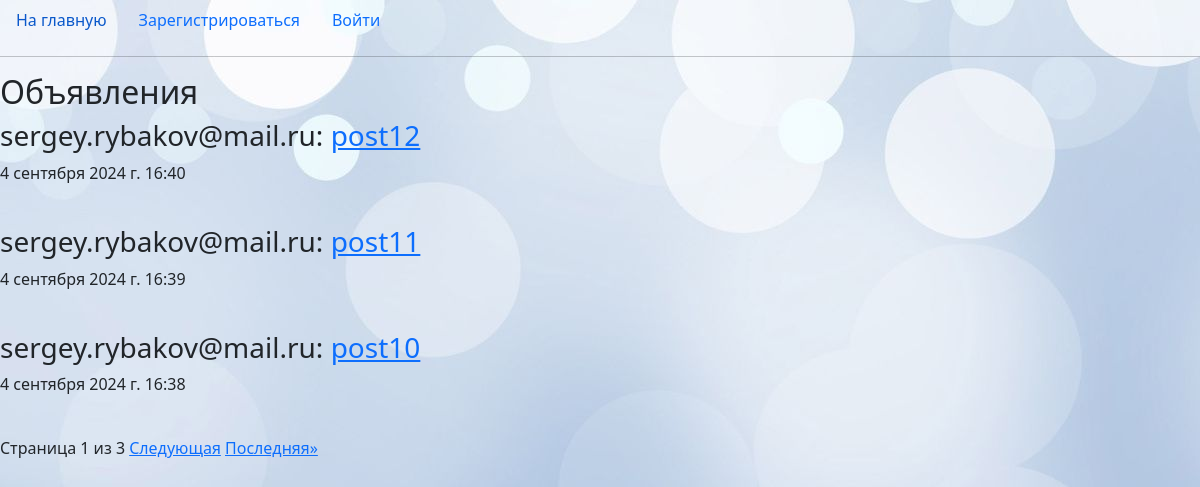
/blog/posts/, run on an earlier commit of the app's database.
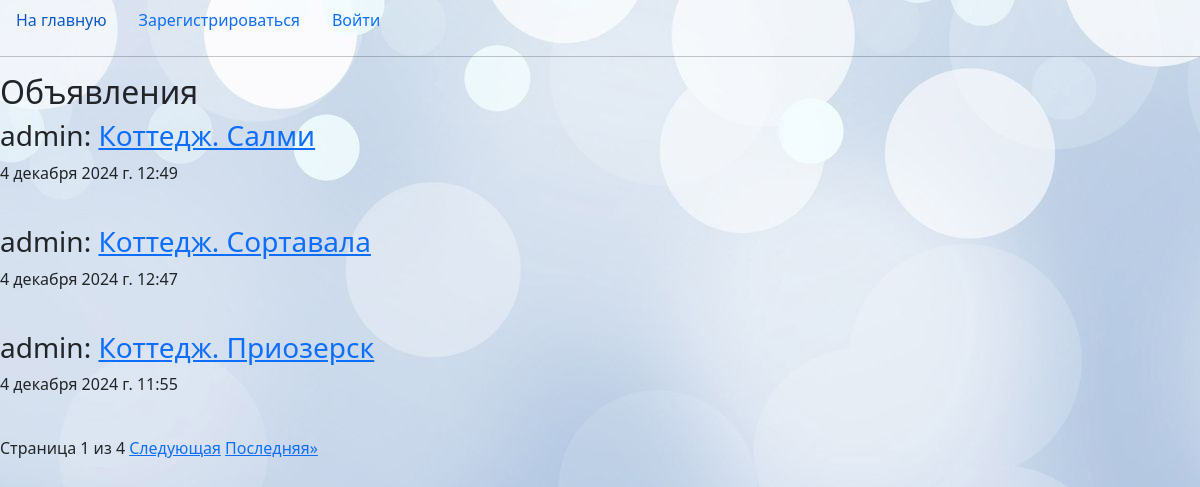
And on a later commit of the database.
### blog/models.py (models this page shows, shortened)
class Post(models.Model):
    author = models.ForeignKey(User, on_delete=models.CASCADE, verbose_name="Author")
    title = models.CharField(max_length=200, verbose_name="Title")
    text = models.TextField(verbose_name="Post text")
    created_at = models.DateTimeField(default=timezone.now, verbose_name="Created at", editable=False)
    image = models.ImageField(upload_to='posts/', null=True, verbose_name='Image')
    slug = models.SlugField(max_length=200, unique=True, editable=False, null=True)
    def get_absolute_url(self):
        return reverse('blog:post_detail', kwargs={'slug': self.slug})
    class Meta:
        verbose_name = "Post"           # table name
        verbose_name_plural = "Posts"   # table name plural

### users/models.py (models this page shows)
class CustomUser(AbstractUser):
    phone = models.CharField(max_length=20, verbose_name="Телефон")
    city = models.CharField(max_length=100, verbose_name="Город")
    image = models.ImageField(upload_to="users/", null=True, verbose_name="Image")

### blog/views.py (the view)
# urls.py: path('posts/', post_list, name='post_list'),
def post_list(request):
    posts = Post.objects.all().order_by('-created_at')
    paginator = Paginator(posts, 3)
    page_number = request.GET.get('page')
    page_obj = paginator.get_page(page_number)
    context = {
        'title': 'Posts',
        'page_obj': page_obj
    }
    return render(request, template_name='blog/posts.html', context=context)

### blog/templates/blog/posts.html (shortened to what this page needs)
{% extends 'blog/base.html' %}
{% block content %}
<h2>Объявления</h2>
{% for post in page_obj %}
    <h3>{{post.author}}: <a href="{{ post.get_absolute_url }}">{{post.title}}</a></h3>
    <p>{{post.created_at}}</p>
    <br>
{% endfor %}
<div class="pagination">
    <span class="step-links">
        <span class="current">
            Страница {{ page_obj.number }} из {{ page_obj.paginator.num_pages }}
        </span>
        {% if page_obj.has_next %}
            <a href="?page={{ page_obj.next_page_number}}">Следующая</a>
            <a href="?page={{ page_obj.paginator.num_pages }}">Последняя&raquo;</a>
        {% endif %}
    </span>
</div>
{% endblock content %}

What changed in the data, as far as the page shows it:
no longer on this page (row unchanged): Post: author "sergey.rybakov@mail.ru", title "post12", created_at "4 сентября 2024 г. 16:40"
no longer on this page (row unchanged): Post: author "sergey.rybakov@mail.ru", title "post11", created_at "4 сентября 2024 г. 16:39"
no longer on this page (row unchanged): Post: author "sergey.rybakov@mail.ru", title "post10", created_at "4 сентября 2024 г. 16:38"
added Post: author "admin", title "Коттедж. Салми", created_at "4 декабря 2024 г. 12:49"
added Post: author "admin", title "Коттедж. Сортавала", created_at "4 декабря 2024 г. 12:47"
added Post: author "admin", title "Коттедж. Приозерск", created_at "4 декабря 2024 г. 11:55"
Also different on the page:
{{ page_obj.paginator.num_pages }}: "3" → "4"
